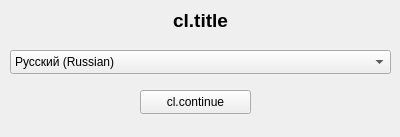
<?xml version="1.0" encoding="UTF-8"?>
<ui version="4.0">
 <class>ChooseLanguageForm</class>
 <widget class="QWidget" name="ChooseLanguageForm">
  <property name="geometry">
   <rect>
    <x>0</x>
    <y>0</y>
    <width>400</width>
    <height>137</height>
   </rect>
  </property>
  <property name="windowTitle">
   <string>cl.title</string>
  </property>
  <property name="windowIcon">
   <iconset resource="source.qrc">
    <normaloff>:/mainapp/sources/appico.ico</normaloff>:/mainapp/sources/appico.ico</iconset>
  </property>
  <widget class="QLabel" name="title">
   <property name="geometry">
    <rect>
     <x>0</x>
     <y>0</y>
     <width>401</width>
     <height>41</height>
    </rect>
   </property>
   <property name="text">
    <string>&lt;html&gt;&lt;head/&gt;&lt;body&gt;&lt;p align=&quot;center&quot;&gt;&lt;span style=&quot; font-size:14pt; font-weight:700;&quot;&gt;cl.title&lt;/span&gt;&lt;/p&gt;&lt;/body&gt;&lt;/html&gt;</string>
   </property>
  </widget>
  <widget class="QComboBox" name="langChooseBox">
   <property name="geometry">
    <rect>
     <x>10</x>
     <y>50</y>
     <width>381</width>
     <height>24</height>
    </rect>
   </property>
   <item>
    <property name="text">
     <string>Русский (Russian)</string>
    </property>
    <property name="icon">
     <iconset resource="source.qrc">
      <normaloff>:/locales/langs/rus.png</normaloff>:/locales/langs/rus.png</iconset>
    </property>
   </item>
   <item>
    <property name="text">
     <string>English (English)</string>
    </property>
    <property name="icon">
     <iconset resource="source.qrc">
      <normaloff>:/locales/langs/eng.jpg</normaloff>:/locales/langs/eng.jpg</iconset>
    </property>
   </item>
   <item>
    <property name="text">
     <string>(β) Український (Ukrainian)</string>
    </property>
    <property name="icon">
     <iconset resource="source.qrc">
      <normaloff>:/locales/langs/ua.jpg</normaloff>:/locales/langs/ua.jpg</iconset>
    </property>
   </item>
  </widget>
  <widget class="QPushButton" name="continueButton">
   <property name="geometry">
    <rect>
     <x>140</x>
     <y>90</y>
     <width>111</width>
     <height>24</height>
    </rect>
   </property>
   <property name="text">
    <string>cl.continue</string>
   </property>
  </widget>
 </widget>
 <resources>
  <include location="source.qrc"/>
 </resources>
 <connections/>
</ui>
